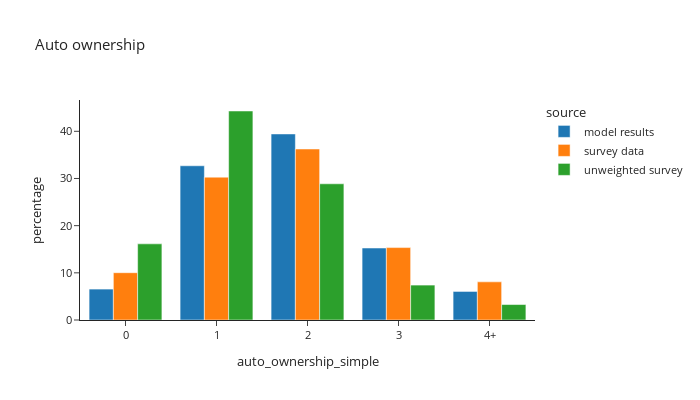

Notebook code cell kept with this figure:
### Markdown cell above
## Auto ownership across all households

### Code cell
df_plot = hh_data.groupby(['source','auto_ownership_simple'])['hh_weight'].sum().reset_index()

df_plot['percentage'] = df_plot.groupby(['source'], group_keys=False)['hh_weight'].\
        apply(lambda x: 100 * x / float(x.sum()))
df_plot['source'] = df_plot['source'].astype(pd.CategoricalDtype(['model results', 'survey data', 'unweighted survey']))

fig = px.bar(df_plot.sort_values(by=['source']), x="auto_ownership_simple", y="percentage", color="source",
             barmode="group",template="simple_white",
             title="Auto ownership")
fig.update_layout(height=400, width=700, font=dict(size=11))
fig.show()

### Figure 1 — Plotly figure (JSON) as saved in the notebook; plotly's stock layout.template omitted (floating-point values rounded to 4 significant figures)
{"data": [{"alignmentgroup": "True", "hovertemplate": "source=model results<br>auto_ownership_simple=%{x}<br>percentage=%{y}<extra></extra>", "legendgroup": "model results", "marker": {"color": "#1F77B4", "pattern": {"shape": ""}}, "name": "model results", "offsetgroup": "model results", "orientation": "v", "showlegend": true, "textposition": "auto", "type": "bar", "x": ["0", "1", "2", "3", "4+"], "xaxis": "x", "y": [6.553, 32.69, 39.44, 15.26, 6.052], "yaxis": "y"}, {"alignmentgroup": "True", "hovertemplate": "source=survey data<br>auto_ownership_simple=%{x}<br>percentage=%{y}<extra></extra>", "legendgroup": "survey data", "marker": {"color": "#FF7F0E", "pattern": {"shape": ""}}, "name": "survey data", "offsetgroup": "survey data", "orientation": "v", "showlegend": true, "textposition": "auto", "type": "bar", "x": ["0", "1", "2", "3", "4+"], "xaxis": "x", "y": [10.03, 30.28, 36.25, 15.35, 8.088], "yaxis": "y"}, {"alignmentgroup": "True", "hovertemplate": "source=unweighted survey<br>auto_ownership_simple=%{x}<br>percentage=%{y}<extra></extra>", "legendgroup": "unweighted survey", "marker": {"color": "#2CA02C", "pattern": {"shape": ""}}, "name": "unweighted survey", "offsetgroup": "unweighted survey", "orientation": "v", "showlegend": true, "textposition": "auto", "type": "bar", "x": ["0", "1", "2", "3", "4+"], "xaxis": "x", "y": [16.14, 44.3, 28.87, 7.402, 3.278], "yaxis": "y"}], "layout": {"barmode": "group", "font": {"size": 11}, "height": 400, "legend": {"title": {"text": "source"}, "tracegroupgap": 0}, "title": {"text": "Auto ownership"}, "width": 700, "xaxis": {"anchor": "y", "domain": [0.0, 1.0], "title": {"text": "auto_ownership_simple"}}, "yaxis": {"anchor": "x", "domain": [0.0, 1.0], "title": {"text": "percentage"}}}}
